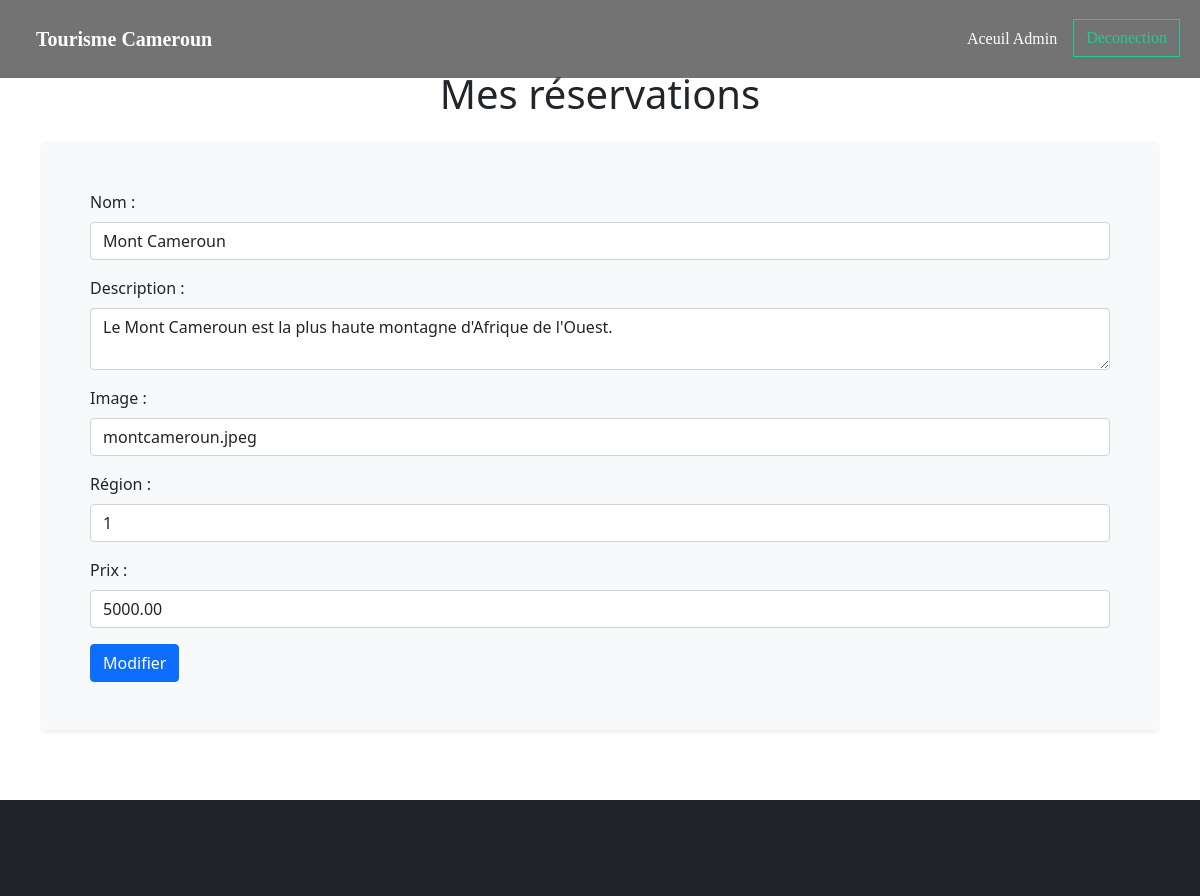
The page /edit_site.php?id=1 on the database its author committed.
### tables this page shows
CREATE TABLE `sites_touristiques` (
  `id` int(11) NOT NULL,
  `nom` varchar(100) NOT NULL,
  `description` text DEFAULT NULL,
  `image` varchar(255) DEFAULT NULL,
  `region_id` int(11) DEFAULT NULL,
  `prix` decimal(10,2) DEFAULT NULL
);

### edit_site.php (the view, shortened to what this page needs)
<?php
$conn = db_connect();
if ($_SERVER['REQUEST_METHOD'] == 'POST') {
    $id = $_POST['id'];
    $nom = $_POST['nom'];
    $description = $_POST['description'];
    $image = $_POST['image'];
    $region_id = $_POST['region_id'];
    $prix = $_POST['prix'];
    $query = "UPDATE sites_touristiques SET nom = ?, description = ?, image = ?, region_id = ?, prix = ? WHERE id = ?";
    $stmt = $conn->prepare($query);
    $stmt->bind_param("sssidi", $nom, $description, $image, $region_id, $prix, $id);
    $stmt->execute();
    header("Location: admin.php");
    exit();
} else {
    $id = $_GET['id'];
    $query = "SELECT * FROM sites_touristiques WHERE id = ?";
    $stmt = $conn->prepare($query);
    $stmt->bind_param("i", $id);
    $stmt->execute();
    $result = $stmt->get_result();
    $site = $result->fetch_assoc();
}
?>
<!DOCTYPE html>
<html>
<head>
    <link href="css/bootstrap.min.css" rel="stylesheet">
    <link href="css/styles.css" rel="stylesheet">
</head>
<body>
    <nav class="cc-navbar navbar navbar-expand-lg position-fixed navbar-dark w-100">
      <div class="container-fluid">
        <a class="navbar-brand text-upercase mx-4 fw-bolder py-3" href="#">Tourisme Cameroun</a>
        <div class="collapse navbar-collapse" id="navbarSupportedContent">
          <ul class="navbar-nav ms-auto mb-2 mb-lg-0">
            <li class="nav-item pe-2">
              <a class="nav-link active" aria-current="page" href="admin_dashboard.php">Aceuil Admin</a>
            </li>
            <li class="nav-item pe-2">
              <a class="btn btn-order rounded-0 " href="admin_dashboard.php" >Deconection</a>
            </li>
          </ul>
        </div>
      </div>
    </nav>
    <section class="edit-site d-flex align-items-center justify-content-center min-vh-100 py-5">
      <div class="container">
          <h1 class="text-center mb-4">Mes réservations</h1>
          <form action="edit_site.php" method="post" class="bg-light p-5 rounded shadow-sm">
              <div class="mb-3">
                  <label for="nom" class="form-label">Nom :</label>
                  <input type="text" id="nom" name="nom" value="<?php echo $site['nom']; ?>" required class="form-control">
              </div>
              <div class="mb-3">
                  <label for="description" class="form-label">Description :</label>
                  <textarea id="description" name="description" required class="form-control"><?php echo $site['description']; ?></textarea>
              </div>
              <div class="mb-3">
                  <label for="image" class="form-label">Image :</label>
                  <input type="text" id="image" name="image" value="<?php echo $site['image']; ?>" required class="form-control">
              </div>
              <div class="mb-3">
                  <label for="region_id" class="form-label">Région :</label>
                  <input type="number" id="region_id" name="region_id" value="<?php echo $site['region_id']; ?>" required class="form-control">
              </div>
              <div class="mb-3">
                  <label for="prix" class="form-label">Prix :</label>
                  <input type="number" id="prix" name="prix" value="<?php echo $site['prix']; ?>" required class="form-control">
              </div>
              <button type="submit" class="btn btn-primary">Modifier</button>
          </form>
      </div>
  </section>
    <section class="footer bg-dark text-light text-center py-5">
    </section>
</body>
</html>

### css/styles.css (style rules this page uses)
.cc-navbar { background-color: rgba(0,0,0,0.55); font-family: 'merriweather',serif; box-shadow: 1px 1px 3px rgba(255,255,255,0.55); z-index: 99; }
.btn-order { color: var(--bs-teal); border-color:var(--bs-teal) ; transition: 0.5s; }
.cc-navbar .nav-link { border-bottom: 1px solid transparent; transition: padding-bottom .4s ease-in-out, border-color .3s ease; }

### rows shown on the page
sites_touristiques: nom "Mont Cameroun", description "Le Mont Cameroun est la plus haute montagne d'Afrique de l'Ouest.", image "montcameroun.jpeg", region_id "1", prix "5000.00"
